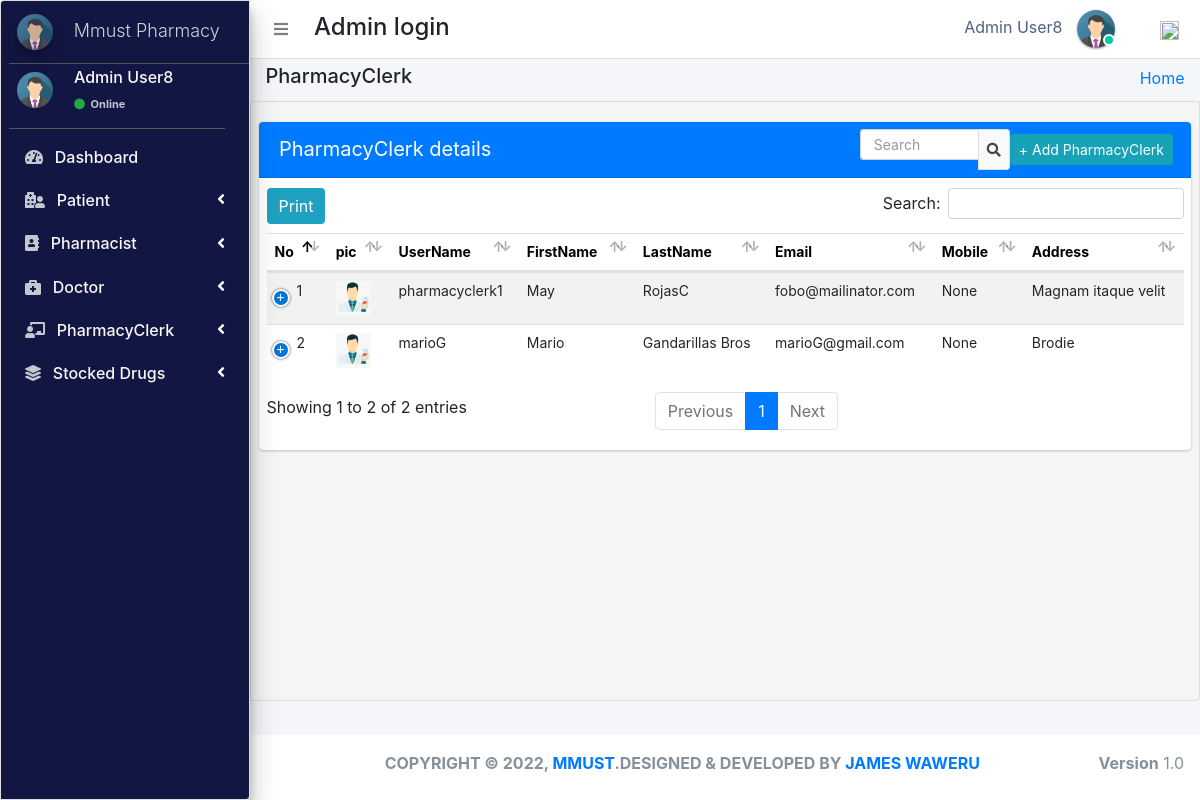
The app's page /admin_user/admin_user/manage_pharmacy_clerk/ (signed in) with its own data.
### pharmacy/models.py (models this page shows, shortened)
class CustomUser(AbstractUser):
    user_type_data = ((1, "AdminHOD"), (2, "Pharmacist"), (3, "Doctor"), (4, "PharmacyClerk"),(5, "Patients"))
    user_type = models.CharField(default=1, choices=user_type_data, max_length=10)

class AdminHOD(models.Model):
    gender_category=(
        ('Male','Male'),
        ('Female','Female'),
    )
    admin = models.OneToOneField(CustomUser,null=True, on_delete = models.CASCADE)
    emp_no= models.CharField(max_length=100,null=True,blank=True)
    gender=models.CharField(max_length=100,null=True,choices=gender_category)
    mobile=models.CharField(max_length=10,null=True,blank=True)
    address=models.CharField(max_length=300,null=True,blank=True)
    profile_pic=models.ImageField(default="admin.png",null=True,blank=True)
    created_at = models.DateTimeField(auto_now_add=True)
    updated_at = models.DateTimeField(auto_now=True)
    date_employed=models.DateTimeField(auto_now_add=True, auto_now=False)
    objects = models.Manager()

class PharmacyClerk(models.Model):
    gender_category=(
        ('Male','Male'),
        ('Female','Female'),
    )
    admin = models.OneToOneField(CustomUser,null=True, on_delete = models.CASCADE)
    emp_no=models.CharField(max_length=100,null=True,blank=True)
    gender=models.CharField(max_length=100,null=True,choices=gender_category)
    mobile=models.CharField(max_length=10,null=True,blank=True)
    address=models.CharField(max_length=300,null=True,blank=True)
    profile_pic=models.ImageField(default="images2.png",null=True,blank=True)
    age= models.IntegerField(default='0', blank=True, null=True)
    created_at = models.DateTimeField(auto_now_add=True)
    updated_at = models.DateTimeField(auto_now=True)
    objects = models.Manager()

### pharmacy/HODViews.py (the view)
# urls.py: path('admin_user/admin_user/manage_pharmacy_clerk/',
@require_http_methods(["GET"])
def manage_pharmacy_clerk(request):
    staffs = PharmacyClerk.objects.all()
    context = {
        "staffs": staffs,
        "title": "Manage PharmacyClerk"
    }
    return render(request, 'hod_templates/manage_pharmacyClerk.html', context)

### pharmacy/templates/hod_templates/manage_pharmacyClerk.html (shortened to what this page needs)
{% extends 'hod_templates/base_template.html'%} {% block page_title %}
<h5>PharmacyClerk</h5>
{% endblock page_title %} {% block main_content %}
<section class="content">
    <div class="row">
        <div class="col-md-12">
            <div class="card card-primary sc">
                <div class="card-header">
                    <span>PharmacyClerk details</span>
                    <div class="card-tools d-flex">
                        <div class="input-group input-group-sm" style="width: 150px;">
                            <input type="text" name="search" class="form-control float-right" placeholder="Search" id="pple">
                            <div class="input-group-append">
                                <button type="submit" class="btn btn-default"><em class="fas fa-search"></em></button>
                            </div>
                        </div>
                        <a class="btn btn-sm btn-info mr-2" href="{% url 'add_pharmacyClerk' %}" role="button">+ Add PharmacyClerk</a>
                    </div>
                </div>
                <table class="table" id="plist">
                    <thead>
                        <tr>
                            <th>No</th>
                            <th>pic</th>
                            <th>UserName</th>
                            <th>FirstName</th>
                            <th>LastName</th>
                            <th>Email</th>
                            <th>Mobile</th>
                            <th>Address</th>
                        </tr>
                    </thead>
                    <tbody>
                        {% for staff in staffs %}
                        <tr class="hov">
                            <td>{{staff.id}}</td>
                            <td> <img src="{{staff.profile_pic.url}}" class="" width="35" height="35" alt=""></td>
                            <td>{{staff.admin.username}}</td>
                            <td>{{staff.admin.first_name}}</td>
                            <td>{{staff.admin.last_name}}</td>
                            <td>{{staff.admin.email}}</td>
                            <td>{{staff.mobile}}</td>
                            <td>{{staff.address}}</td>
                        </tr>
                        {% endfor %}
                    </tbody>
                </table>
            </div>
        </div>
    </div>
</section>
{% endblock %}

### pharmacy/templates/hod_templates/base_template.html (shortened to what this page needs)
{% extends 'base_file.html' %} {% block htm %}
<body class="hold-transition sidebar-mini layout-fixed">
    <div class="wrapper">
        <nav class="main-header navbar navbar-expand navbar-white navbar-light">
            <ul class="navbar-nav">
                <li class="nav-item">
                    <a class="nav-link" data-widget="pushmenu" href="#" role="button"><em class="fas fa-bars"></em> </a>
                </li>
            </ul>
            <h4 style="margin-left: 10px; margin-top: 5px;">Admin login </h4>
            <ul class="navbar-nav ml-auto">
                <li class="mx-3">
                    <a href="#" class="sm-submenu-with-image a">
                        <span>{{user.first_name}}  {{user.last_name}}</span>
                        <img src="{{request.user.adminhod.profile_pic.url}}" class="img-circle elevation-1" width="38" height="38" alt="">
                        <span class="avatar-status avatar-sm-status avatar-status-success"></span>
                    </a>
                </li>
                <li class="nav-item dropdown ml-3 low">
                    <a href="#" class="btn btn-outlined btn-black text-muted bg-transparent " data-toggle="dropdown" aria-expanded="false" data-wow-delay="0.7s"><img src="https://img.icons8.com/ios/50/000000/settings.png" width="19" height="19">
                    </a>
                </li>
            </ul>
        </nav>
        {% include 'hod_templates/sidebar.html'%}
        <div class="content-wrapper">
            <div class="content-header">
                <div class="container-fluid">
                    <div class="row ">
                        <div class="col-sm-6">
                            <h1 class="m-0 text-dark">
                                {% block page_title %} {% endblock page_title %}
                            </h1>
                        </div>
                        <div class="col-sm-6 ">
                            <ol class="breadcrumb float-sm-right">
                                <li class="breadcrumb-item"><a href="">Home</a></li>
                            </ol>
                        </div>
                    </div>
                </div>
            </div>
            {% block main_content %} {% endblock main_content %}
        </div>
        {% include 'hod_templates/footer.html'%}
    </div>
    {% endblock htm %}

### pharmacy/templates/hod_templates/sidebar.html (shortened to what this page needs)
<aside class="main-sidebar sidebar-dark-primary elevation-4">
    <a href="" class="brand-link ml-2">
        <img src="{{request.user.adminhod.profile_pic.url}}" alt="" width="36" height="36" class=" img-circle elevation-3" style="opacity: .8">
        <span class="brand-text font-weight-light mt-1 ml-3 mmust">Mmust Pharmacy</span>
    </a>
    <div class="sidebar">
        <div class="user-panel mr-3">
            <div class="pull-left image sm-submenu-with-image a ml-2 ">
                <img src="{{request.user.adminhod.profile_pic.url}}" class="img-circle mt-2" width="36" height="36" alt="User Image">
            </div>
            <div class="pull-left info">
                <p>{{user.first_name}} {{user.last_name}}</p>
                <a href="#"><em class="fa fa-circle text-success "></em>  Online</a>
            </div>
        </div>
        <nav class="mt-2">
            <ul class="nav nav-pills nav-sidebar flex-column" data-widget="treeview" role="menu" data-accordion="false">
                <li class="nav-item">
                    <a href="{% url  'admin_dashboard' %}" class="nav-link">
                        <em class="fas fa-tachometer-alt mr-2"></em>
                        <p>
                            Dashboard
                        </p>
                    </a>
                </li>
                <li class="nav-item">
                    <a href="#" class="nav-link">
                        <em class="fas fa-hospital-user mr-2"></em>
                        <p>
                            Patient
                            <em class="right fas fa-angle-left"></em>
                        </p>
                    </a>
                </li>
                <li class="nav-item">
                    <a href="#" class="nav-link">
                        <em class="fas fa-address-book mr-2"></em>
                        <p>
                            Pharmacist
                            <em class="right fas fa-angle-left"></em>
                        </p>
                    </a>
                </li>
                <li class="nav-item">
                    <a href="#" class="nav-link">
                        <em class="fas fa-briefcase-medical mr-2"></em>
                        <p>
                            Doctor
                            <em class="right fas fa-angle-left"></em>
                        </p>
                    </a>
                </li>
                <li class="nav-item">
                    <a href="#" class="nav-link">
                        <em class="fas fa-chalkboard-teacher mr-2"></em>
                        <p>
                            PharmacyClerk
                            <em class="right fas fa-angle-left"></em>
                        </p>
                    </a>
                </li>
                <li class="nav-item">
                    <a href="#" class="nav-link">
                        <em class="fas fa-layer-group mr-2"></em>
                        <p>
                            Stocked Drugs
                            <em class="right fas fa-angle-left"></em>
                        </p>
                    </a>
                </li>
            </ul>
        </nav>
    </div>
</aside>

### static/css/main.css (style rules this page uses)
html { font-family: sans-serif; line-height: 1.15; -webkit-text-size-adjust: 100%; -webkit-tap-highlight-color: transparent; }
body { overflow-y: hidden; overflow-x: hidden; font-family: -apple-system, BlinkMacSystemFont, "Segoe UI", Roboto, "Helvetica Neue", Arial, "Noto Sans", sans-serif, "Apple Color Emoji", "Segoe UI Emoji", "Segoe UI Symbol", "Noto Color Emoji" !important; }
th { color: rgb(0, 0, 0); font-size: 14px !important; }
.content { background-color: #f5f5f5; border: 1px solid #dddddd; border-radius: 4px 0px 4px 0px; left: -1px; padding: 10px 7px 5px; height: 75vh; overflow-y: scroll; overflow-x: hidden; }
.sc { white-space: nowrap; display: block; overflow-x: hidden !important; }
.content .row { margin-top: 20px !important; }
.main-sidebar { background: #ffffff; border: 1px solid #dddddd; border-radius: 4px 0px 4px 0px; font-weight: bold; background-color: #121642 !important; color: white !important; }
.main-sidebar p { color: #f8f8f8 !important; font-weight: 500 !important }
td { font-size: 14px !important; }
.hov { transition: transform .5s; }
.avatar-status { position: absolute; bottom: 12px; right: 75.4px; display: -ms-inline-flexbox; display: inline-flex; -ms-flex-negative: 0; flex-shrink: 0; -ms-flex-pack: center; justify-content: center; -ms-flex-align: center; align-items: center; white-space: nowrap; text-align: center; vertical-align: baseline; font-weight: 600; border: .125rem solid #fff; width: 12px; height: 12px; line-height: 1; font-size: .71094rem; border-radius: 50%; }
.avatar-status-success { color: #fff; background-color: #00c9a7; }
.card-header span { font-size: 20px !important; }
.table>tbody>tr>td, .table>tbody>tr>th, .table>tfoot>tr>td, .table>tfoot>tr>th, .table>thead>tr>td, .table>thead>tr>th { padding: 8px; line-height: 1.42857143; vertical-align: top; }
.user-panel>.info { padding: 5px 5px 5px 15px; line-height: 1; position: absolute; left: 55px; }
.pull-left { float: left!important; }
.user-panel>.info>p { font-weight: 600; margin-bottom: 9px; }
p { margin: 0 0 10px; }
.user-panel { padding-bottom: 20px; }
.user-panel:after { clear: both; }
.user-panel:before, .user-panel:after { content: " "; display: table; }
.user-panel>.info>a>.fa, .user-panel>.info>a>.ion, .user-panel>.info>a>.glyphicon { margin-right: 3px; }
.fa-circle { color: #3c763d !important; }
.user-panel>.info>a { text-decoration: none; padding-right: 5px; margin-top: 3px; font-size: 11px; overflow: hidden; white-space: nowrap; }
.mmust { overflow: hidden; white-space: nowrap; font-size: 18px; }
.table { background: white !important; }
.container-fluid { width: 100%; padding-right: 15px; padding-left: 15px; margin-right: auto; margin-left: auto; }
.row { display: flex; flex-wrap: wrap; margin-right: -15px; margin-left: -15px; }
.d-flex { display: flex !important; z-index: 44; }
input { text-indent: 5px !important; }
input::placeholder { text-indent: 5px !important; }
.table tbody tr:nth-of-type(odd) { background-color: rgba(197, 197, 197, 0.05) !important; }
.img-circle { border-radius: 50%; }
.content-wrapper .content-header { padding: 5px 0.5rem !important; }

### static/css/profile.css (style rules this page uses)
li { list-style-type: none ! }
.form-control { font-size: .875rem; }
.input-group { transition: all .15s ease; border-radius: .375rem; box-shadow: none; }
.input-group .form-control { box-shadow: none; }
.input-group .form-control:not(:last-child) { padding-right: 0; border-right: 0; }
.navbar-nav span { color: #525f7f !important; margin-right: 10px !important; }
body { font-family: 'Rubik', serif; height: 100% !important; }
input { text-indent: 5px !important; }
input::placeholder { text-indent: 5px !important; }
.table tbody tr:nth-of-type(odd) { background-color: rgba(0, 0, 0, .05) !important; }

### records on screen
CustomUser: first_name "Admin", last_name "User8", user.adminhod.profile_pic (picture)
PharmacyClerk: id "1", profile_pic (picture), admin.username "pharmacyclerk1", admin.first_name "May", admin.last_name "RojasC", admin.email "fobo@mailinator.com", mobile "None", address "Magnam itaque velit"
PharmacyClerk: id "2", profile_pic (picture), admin.username "marioG", admin.first_name "Mario", admin.last_name "Gandarillas Bros", admin.email "marioG@gmail.com", mobile "None", address "Brodie"
